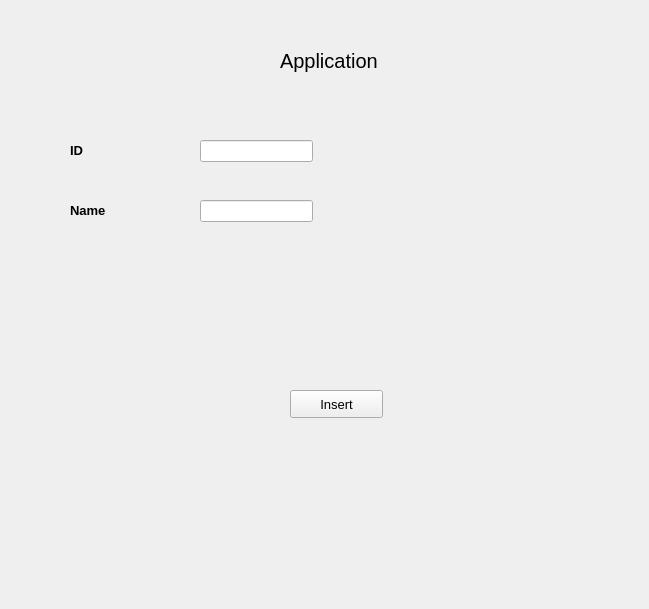
<?xml version="1.0" encoding="UTF-8"?>
<ui version="4.0">
 <class>Form</class>
 <widget class="QWidget" name="Form">
  <property name="geometry">
   <rect>
    <x>0</x>
    <y>0</y>
    <width>649</width>
    <height>609</height>
   </rect>
  </property>
  <property name="windowTitle">
   <string>Form</string>
  </property>
  <widget class="QLabel" name="label">
   <property name="geometry">
    <rect>
     <x>280</x>
     <y>40</y>
     <width>151</width>
     <height>41</height>
    </rect>
   </property>
   <property name="font">
    <font>
     <pointsize>15</pointsize>
     <weight>50</weight>
     <bold>false</bold>
    </font>
   </property>
   <property name="text">
    <string>Application</string>
   </property>
  </widget>
  <widget class="QLabel" name="label_2">
   <property name="geometry">
    <rect>
     <x>70</x>
     <y>130</y>
     <width>41</width>
     <height>41</height>
    </rect>
   </property>
   <property name="font">
    <font>
     <pointsize>10</pointsize>
     <weight>75</weight>
     <bold>true</bold>
    </font>
   </property>
   <property name="text">
    <string>ID</string>
   </property>
  </widget>
  <widget class="QLabel" name="label_3">
   <property name="geometry">
    <rect>
     <x>70</x>
     <y>190</y>
     <width>81</width>
     <height>41</height>
    </rect>
   </property>
   <property name="font">
    <font>
     <pointsize>10</pointsize>
     <weight>75</weight>
     <bold>true</bold>
    </font>
   </property>
   <property name="text">
    <string>Name</string>
   </property>
  </widget>
  <widget class="QLineEdit" name="lineEdit">
   <property name="geometry">
    <rect>
     <x>200</x>
     <y>140</y>
     <width>113</width>
     <height>22</height>
    </rect>
   </property>
  </widget>
  <widget class="QLineEdit" name="lineEdit_2">
   <property name="geometry">
    <rect>
     <x>200</x>
     <y>200</y>
     <width>113</width>
     <height>22</height>
    </rect>
   </property>
  </widget>
  <widget class="QPushButton" name="pushButton">
   <property name="geometry">
    <rect>
     <x>290</x>
     <y>390</y>
     <width>93</width>
     <height>28</height>
    </rect>
   </property>
   <property name="font">
    <font>
     <pointsize>10</pointsize>
    </font>
   </property>
   <property name="text">
    <string>Insert</string>
   </property>
  </widget>
 </widget>
 <resources/>
 <connections/>
</ui>
